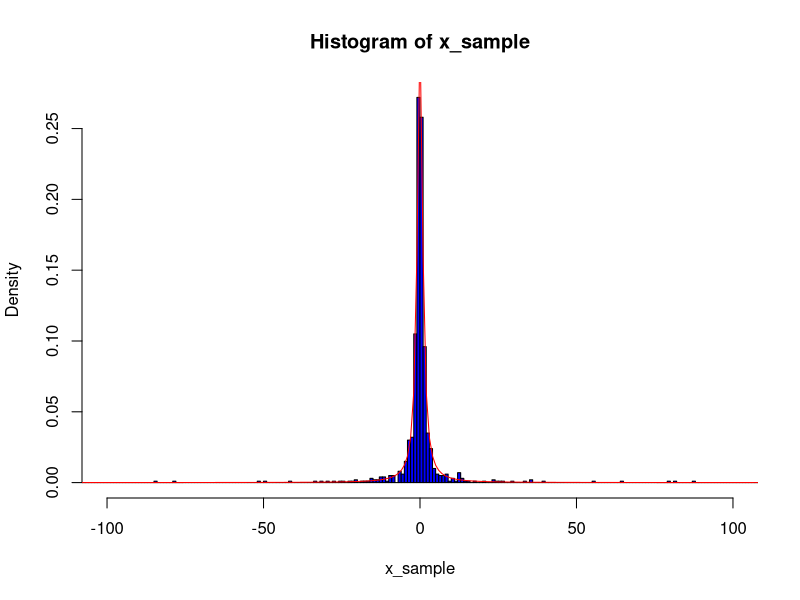

This chart was generated by the following R code:
cauchy_inv_cdf <- function(u) {
    return(tan(pi * (u - 1 / 2)))
}

cauchy_pdf <- function(x) {
    return(1 / (pi * (1 + x^2)))
}

n <- 1000
u_sample <- runif(1000, 0, 1)
x_sample <- cauchy_inv_cdf(u_sample)
hist(x_sample, breaks = 1000, freq = FALSE, xlim = c(-100, 100), col = "blue")

x_sample_actual <- seq(-250, 250)
u_sample_actual <- cauchy_pdf(x_sample_actual)
lines(x_sample_actual, u_sample_actual, col = "red")

# Matches pretty much prefectly

